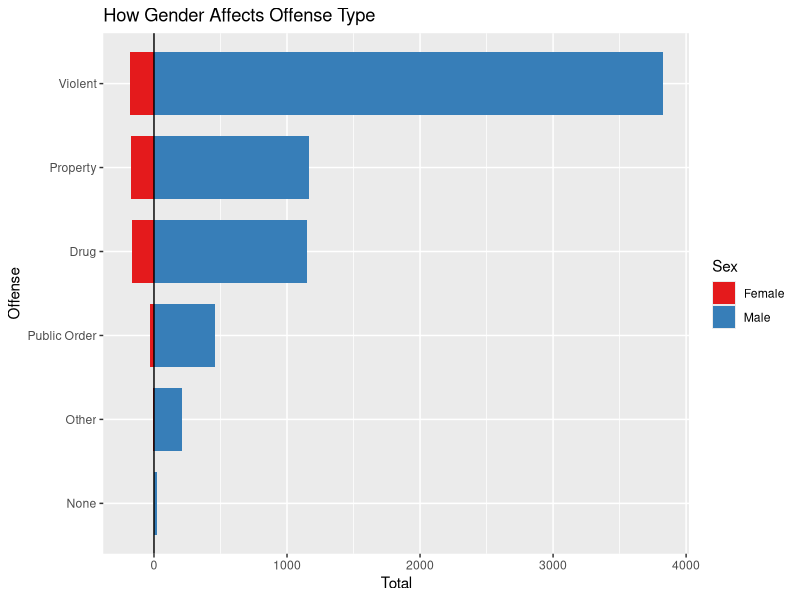
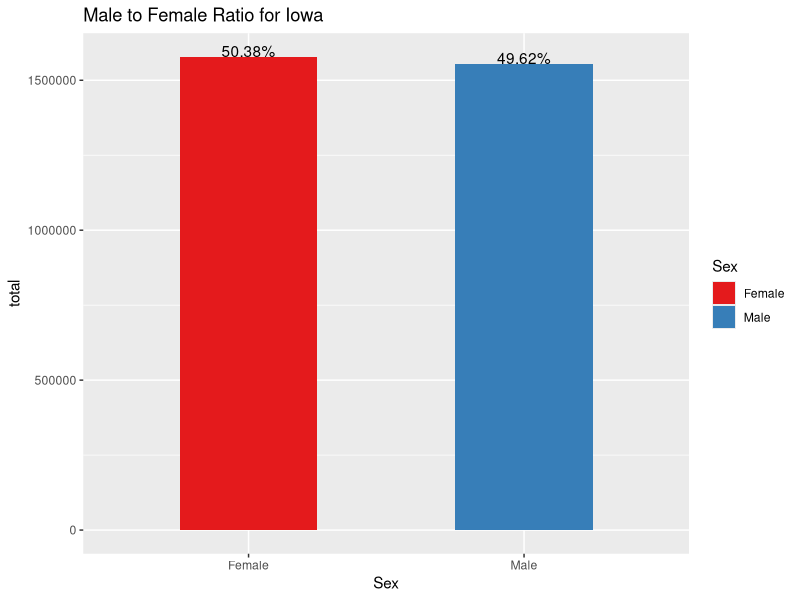
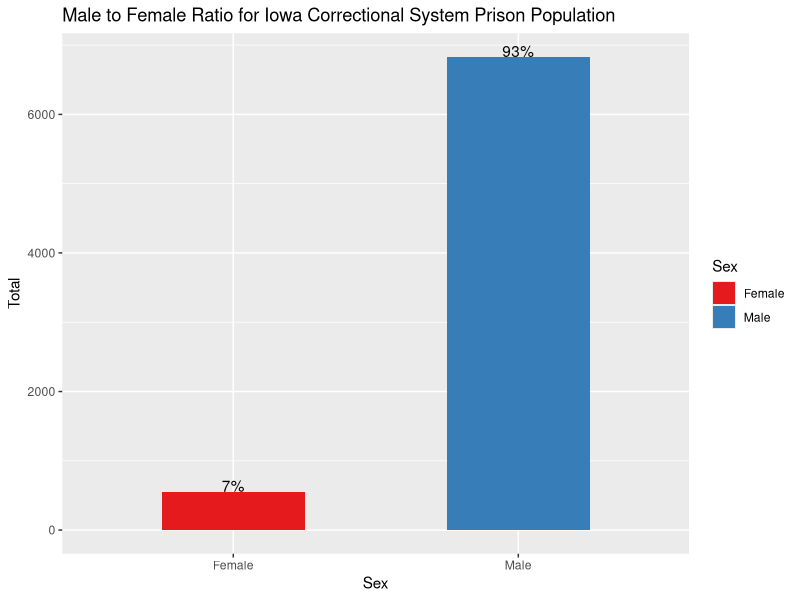
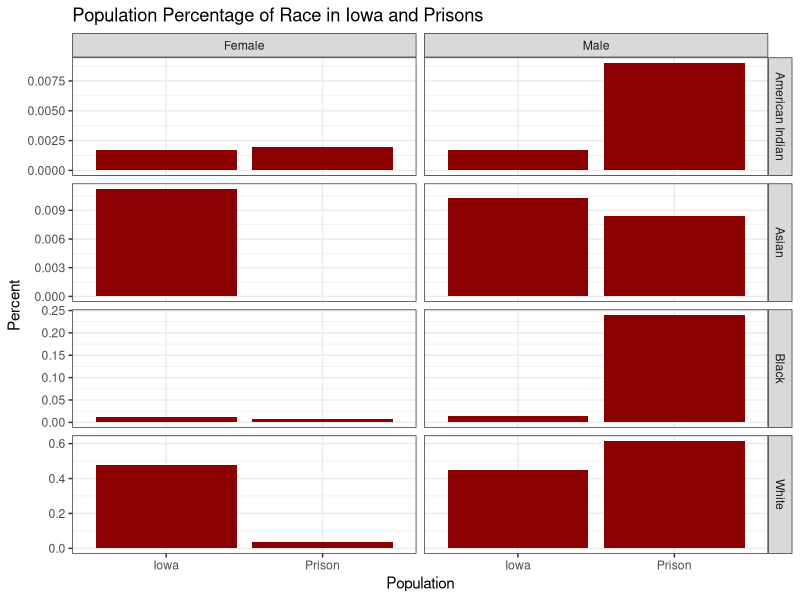
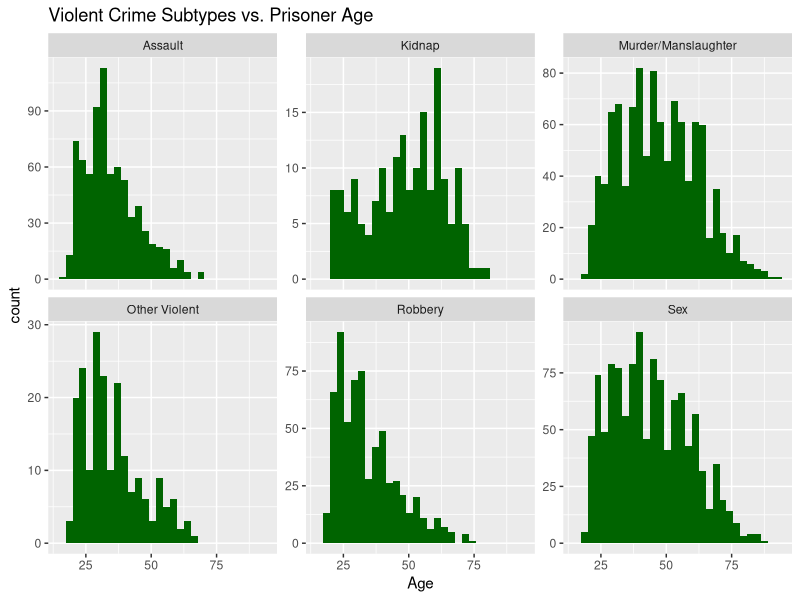
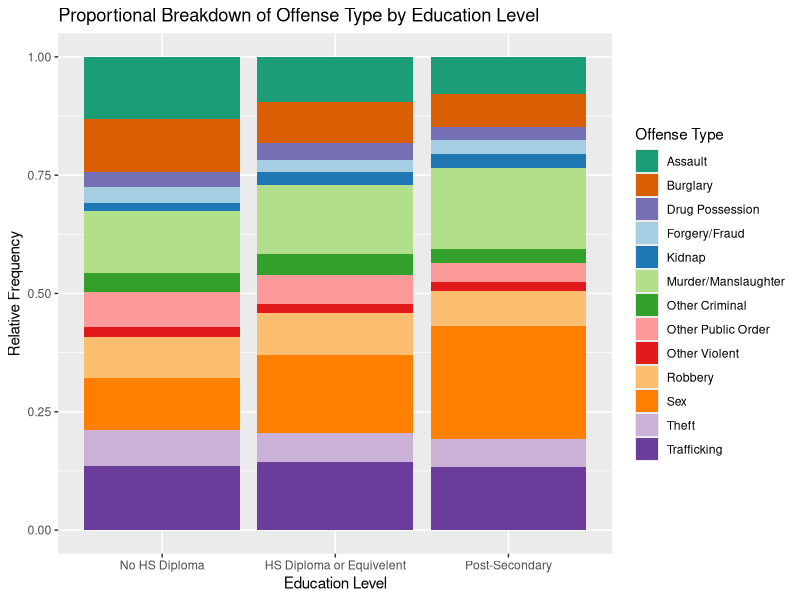
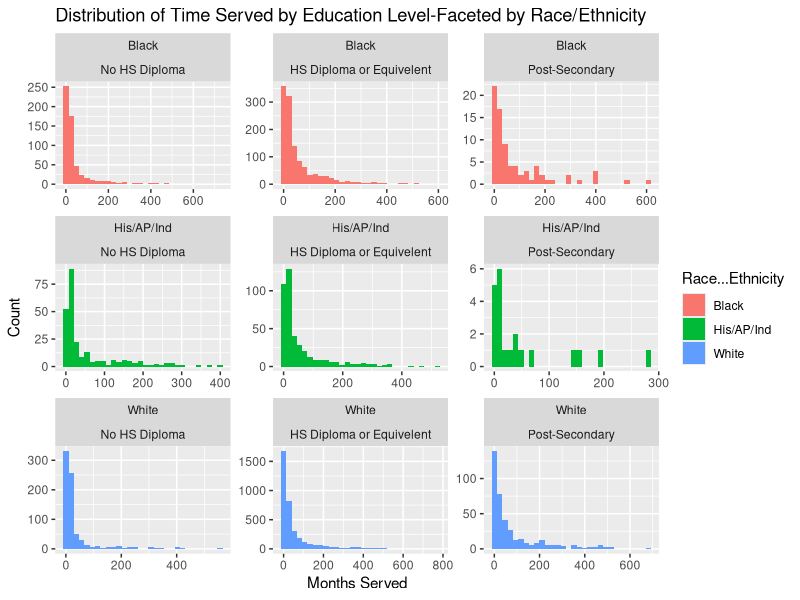
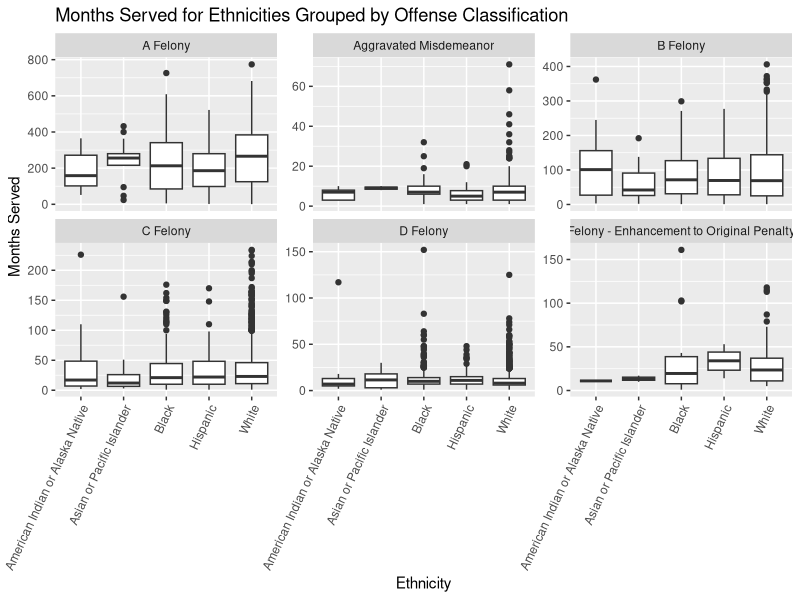

The R source for these figures, in order:
## ---- chunk 1
knitr::opts_chunk$set(echo = TRUE)
## ---- chunk 2
library(dplyr)
library(lubridate)
library(tidyverse)
library(RColorBrewer)
library(ggrepel)
library(scales)
data <- readr::read_csv('Current_Iowa_Correctional_System_Prison_Population.csv')
## ---- chunk 3
offenses <- data%>%
  group_by(`Offense Type`, Sex)%>%
  summarise(Total = n(), .groups = 'drop')
offenses <- offenses %>%
  mutate(Total = ifelse(Sex == "Male",Total,-1*Total))
breaks_values <- pretty(offenses$Total)
ggplot(data = offenses, aes(x=reorder(`Offense Type`, Total), y = Total, fill=Sex))+
  geom_bar(stat = "identity", width = 0.75)+
  coord_flip()+
  scale_y_continuous(breaks = breaks_values, labels = abs(breaks_values))+ 
  scale_fill_brewer(palette = "Set1")+
  geom_hline(yintercept = 0)+
  ggtitle("How Gender Affects Offense Type")+
  xlab("Offense")
## ---- chunk 4
genderInIA <- readr::read_csv('IowaData.csv', col_types = cols())
genderInIA <- genderInIA%>%
  rename(Male = S0101_C03_001E, Female = S0101_C05_001E)%>%
  select(Male, Female)
keep = c(FALSE, TRUE)
genderInIA <- genderInIA[keep,]
genderInIA$Male <- as.numeric(genderInIA$Male)
genderInIA$Female <- as.numeric(genderInIA$Female)

genderInIA <- genderInIA %>%
  pivot_longer(cols = c(Male, Female), names_to = "Sex", values_to = "total")%>%
  mutate(Percent = label_percent()(total/sum(total)))
  
genderInPrison <- data%>%group_by(Sex)%>%
  summarise(Total=n(), .groups = 'drop')%>%
  mutate(Percent = label_percent()(Total/sum(Total)))

ggplot(genderInIA, aes(x=Sex, y=total, fill=Sex))+
  geom_bar(stat='identity', width = .5)+ 
  scale_fill_brewer(palette = "Set1")+
  ggtitle("Male to Female Ratio for Iowa")+
  geom_text(aes(label=Percent), vjust=0)

ggplot(genderInPrison, aes(x=Sex, y=Total, fill=Sex))+
  geom_bar(stat='identity', width = .5)+ 
  scale_fill_brewer(palette = "Set1")+
  ggtitle("Male to Female Ratio for Iowa Correctional System Prison Population")+
  geom_text(aes(label=Percent), vjust=0)
## ---- chunk 5
##Iowa Data Cleaning/Filtering
IA<-readr::read_csv("Iowa_Population_25_Years_and_Over_by_Sex__Race_and_Educational_Attainment__ACS_5-Year_Estimate_.csv")

IApop<-IA%>%
  filter(Sex%in%c("Male","Female"))

totalIApop<-sum(IApop$`Population Estimate`)

IApop$popPercent<-IApop$`Population Estimate`/totalIApop

filteredIApop<-IApop%>%
  select(Sex, Race, popPercent)

IowaPop<-filteredIApop%>%
  group_by(Sex,`Race`)%>%
  summarize(n=sum(popPercent))

IowaPop$Race<-factor(IowaPop$Race)

levels(IowaPop$Race)<-gsub("White Alone","White",levels(IowaPop$`Race`))
levels(IowaPop$Race)<-gsub("Black or African American Alone","Black",levels(IowaPop$`Race`))
levels(IowaPop$Race)<-gsub("Asian Alone","Asian",levels(IowaPop$`Race`))
levels(IowaPop$Race)<-gsub("American Indian and Alaska Native","American Indian",levels(IowaPop$`Race`))

IowaPop<-IowaPop%>%
  rename(popPercent=n)

##Prison Data Cleaning/Filtering
IAinterval<-interval(ymd('2014/01/01'), ymd('2018/12/31'))

data$`Prison Start Date`<-mdy(data$`Prison Start Date`)

filteredPrison<-data%>%
  filter(Age>24, `Prison Start Date` %within% IAinterval)%>%
  group_by(Sex,`Race & Ethnicity`)%>%
  summarize(n=n())

filteredPrison<-filteredPrison%>%
  ungroup%>%
  add_row(Sex="Female", `Race & Ethnicity`="Asian or Pacific Islander", n=0) 

jailPop<-sum(filteredPrison$n)

filteredPrison$popPercentJail<-filteredPrison$n/jailPop

filteredPrison$`Race & Ethnicity`<-factor(filteredPrison$`Race & Ethnicity`)

levels(filteredPrison$`Race & Ethnicity`)<-gsub("Asian or Pacific Islander","Asian",levels(filteredPrison$`Race & Ethnicity`))
levels(filteredPrison$`Race & Ethnicity`)<-gsub("American Indian or Alaska Native","American Indian",levels(filteredPrison$`Race & Ethnicity`))

filteredPrison<-filteredPrison%>%
  rename(Race=`Race & Ethnicity`)

##Join
join<-IowaPop%>%
  inner_join(filteredPrison)

join<-join%>%
  rename(Prison='popPercentJail', Iowa='popPercent')%>%
  select(-n)

##Pivot Longer
joinLong<-join%>%
  pivot_longer(Prison:Iowa, names_to='Population', values_to='percent')

##Plot
ggplot(data=joinLong, aes(x=Population, weight=percent))+geom_bar(fill="dark red")+facet_grid(Race~Sex, scales='free_y')+ylab('Percent')+ggtitle('Population Percentage of Race in Iowa and Prisons')+theme_bw()
## ---- chunk 6
violent<-data%>%
  filter(`Offense Type`=="Violent")

ggplot(data=violent, aes(x=Age))+geom_histogram(fill="dark green")+facet_wrap(~`Offense Subtype`,scales='free_y')+ggtitle('Violent Crime Subtypes vs. Prisoner Age')
## ---- chunk 7
prisonData <- read.csv('./Current_Iowa_Correctional_System_Prison_Population.csv')
prisonData$Education.Category <- factor(prisonData$Education.Category , levels = c('No HS Diploma','HS Diploma or Equivelent','Post-Secondary'))
prisonData$Education.Category[prisonData$Education.Category == ""] <-NA
prisonData2 <- prisonData %>%
filter(!is.na(Education.Category))
## ---- chunk 8

prisonData2$Offense.Subtype <- as.factor(prisonData2$Offense.Subtype)

prisonData2$Offense.Subtype[prisonData2$Offense.Subtype == 'Stolen Property'] <- 'Theft'
#1 datapoint, similar type of crime
prisonData2$Offense.Subtype[prisonData2$Offense.Subtype == 'Animals'] <- 'Other Violent'
#1 data point, Crime: Animal Torture was judged to belong in Other Violent due to heinousness of crime
prisonData2$Offense.Subtype[prisonData2$Offense.Subtype == 'Prostitution/Pimping'] <- 'Sex' 
#4 data points in this category, sex crime related
prisonData2$Offense.Subtype[prisonData2$Offense.Description == 'BURGLARY 1ST DEGREE'] <- 'Burglary' 
#For analysis, this is more meaningful in the burglary category
prisonData2$Offense.Subtype[prisonData2$Offense.Description == 'ATTEMPT BURGLARY 1ST DEGREE'] <- 'Burglary'
#Grouped with burglarly since the criminal intent was the same 
prisonData2$Offense.Subtype[prisonData2$Offense.Subtype == 'Alcohol']<- 'Other Criminal' 
#1 data point, Other criminal seemed best categorical fit
prisonData2$Offense.Subtype[prisonData2$Offense.Subtype == 'Flight/Escape']<- 'Other Criminal' 
#Only 16 data points, Other criminal seemed best categorical fit
prisonData2$Offense.Subtype[prisonData2$Offense.Subtype == 'Other Drug']<- 'Other Criminal' 
#Only 24 datapoints, Offense description included descriptions such as 'failure to affix Tax Stamp'
prisonData2$Offense.Subtype[prisonData2$Offense.Subtype == 'Vandalism']<- 'Other Criminal' 
#Only 52 datapoints, 
prisonData2$Offense.Subtype[prisonData2$Offense.Subtype == 'Arson']<- 'Other Violent' 
#Only 57 datapoints, barely visible in original plot, moved to Other Violent due to heinousness of crime
prisonData2$Offense.Subtype[prisonData2$Offense.Subtype == 'OWI']<- 'Other Public Order'
prisonData2$Offense.Subtype[prisonData2$Offense.Subtype == 'Traffic']<- 'Other Public Order' 
#Only 60 data points, general offense type already classified as Public Order 
prisonData2$Offense.Subtype[prisonData2$Offense.Subtype == 'Weapons']<- 'Other Public Order' 
#Offense type already classified as public Order and most serious was aggravated misdemeanor 
## ---- chunk 9

prisonData3 <- prisonData2 %>%
  filter(!Offense.Subtype %in% c('Arson','Alcohol', 'Animals','Flight/Escape', 'None', 'Other Drug','OWI','Prostitution/Pimping','Stolen Property','Traffic', 'Vandalism','Weapons'))

plotColors = c((brewer.pal(name="Dark2", n = 1)), brewer.pal(name="Paired", n = 12))

ggplot(data = prisonData3, aes(x = Education.Category, fill = Offense.Subtype)) + geom_bar(position = 'fill') + scale_fill_manual(values = plotColors, name = 'Offense Type') + ggtitle('Proportional Breakdown of Offense Type by Education Level') + xlab('Education Level') + ylab('Relative Frequency')

## ---- chunk 10
prisonData5 <-prisonData2

prisonData5$Race...Ethnicity[prisonData5$Race...Ethnicity == 'Hispanic'] <-'His/AP/Ind' 
prisonData5$Race...Ethnicity[prisonData5$Race...Ethnicity == 'American Indian or Alaska Native'] <-'His/AP/Ind' 
prisonData5$Race...Ethnicity[prisonData5$Race...Ethnicity == 'Asian or Pacific Islander'] <-'His/AP/Ind'

prisonData5a <- prisonData5
prisonData5$Race...Ethnicity <- as.factor(prisonData5$Race...Ethnicity)


ggplot(data = prisonData5, aes(x = Months.Served, fill = Race...Ethnicity)) + geom_histogram(position = 'stack') + facet_wrap(Race...Ethnicity~Education.Category, scales = 'free') + ggtitle('Distribution of Time Served by Education Level-Faceted by Race/Ethnicity') + xlab('Months Served') + ylab('Count')

## ---- chunk 11
# Loading and Cleaning

df <- read.csv('Current_Iowa_Correctional_System_Prison_Population.csv')

df <- df %>%
  filter(Prison.Admission.Type == "New Admit New Sentence" & Offense.Classification != "None" & Offense.Classification != "Felony - Mandatory Minimum" & Offense.Classification != "Simple Misdemeanor" & Offense.Classification != "Serious Misdemeanor" & Offense.Classification != "Other Felony")

# Plotting

ggplot(df, aes(x = Race...Ethnicity, y = Months.Served)) +
  geom_boxplot() + facet_wrap(~Offense.Classification, scales = "free_y") +
  theme(axis.text.x = element_text(angle = 65, vjust = 1, hjust = 1)) +
  labs(x = "Ethnicity", y = "Months Served", title = "Months Served for Ethnicities Grouped by Offense Classification")
## ---- chunk 12
# Loading and Cleaning

df <- read.csv('Current_Iowa_Correctional_System_Prison_Population.csv')

df <- df %>%
  filter(Prison.Admission.Type != "New Admit New Sentence" & Prison.Admission.Type != "Other")
df$Education.Category <- replace(df$Education.Category, df$Education.Category == "", NA) 

# Plotting
# Commented out plots were used on the presentation, but omitted here to save space.

# ggplot(df, aes(x = Age)) +
#   geom_histogram() +
#   labs(x = "Age", y = "Count", title = "Age Distribution of Reoffenders")
# 
# ggplot(df, aes(x = Race...Ethnicity)) +
#   geom_bar() +
#   labs(x = "Race/Ethnicity", y = "Count", title = "Total Reoffenders by Race/Ethnicity") +
#   theme(axis.text.x = element_text(angle = 65, vjust = 1, hjust = 1))
# 
# ggplot(df, aes(x = Education.Category)) +
#   geom_bar() +
#   labs(x = "Education Category", y = "Count", title = "Total Reoffenders by Education Category")
# 
# ggplot(df, aes(x = Offense.Type)) +
#   geom_bar() +
#   labs(x = "Offense Type", y = "Count", title = "Total Reoffenders by Offense Type")

ra <- df %>%
  group_by(interaction(Race...Ethnicity, Offense.Type, sep = " . ")) %>%
  summarize(n = n()) %>%
  rename(total = "n") %>%
  separate('interaction(Race...Ethnicity, Offense.Type, sep = " . ")', into = c("Race...Ethnicity", "Offense_Type"), sep = " . ")

ggplot(ra, aes(x = Race...Ethnicity, y = total, fill = Offense_Type)) +
  geom_bar(position="stack", stat="identity") +
  labs(x = "Race/Ethnicity", y = "Count", title = "Offense Type Totals by Race/Ethnicity") +
  theme(axis.text.x = element_text(angle = 50, vjust = 1, hjust = 1))
